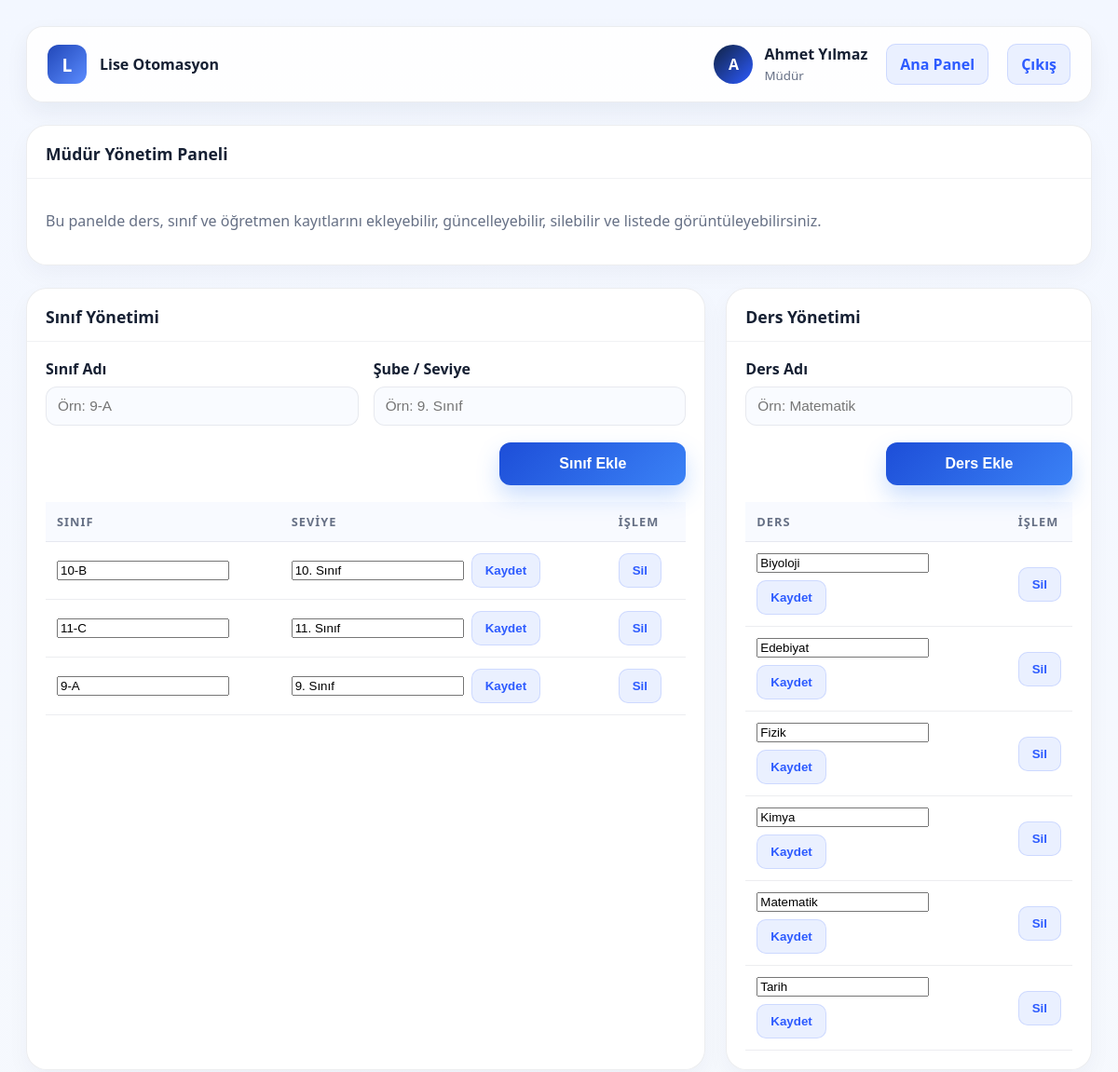
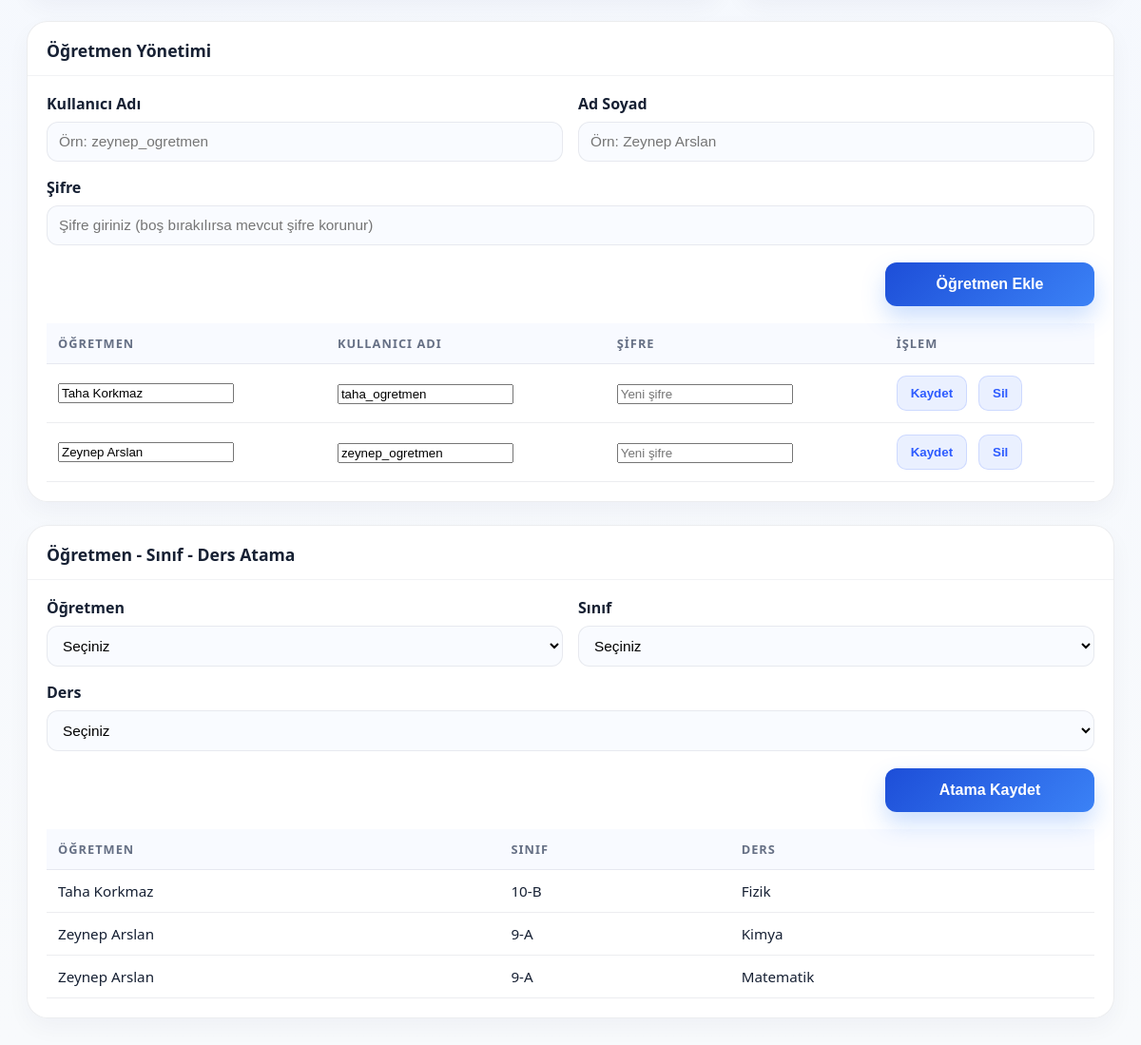
The app's page /admin_management.php (signed in) with its own data (2 pictures, top to bottom).
### tables this page shows
CREATE TABLE IF NOT EXISTS users (
    id INT AUTO_INCREMENT PRIMARY KEY,
    username VARCHAR(80) NOT NULL UNIQUE,
    password VARCHAR(255) NOT NULL,
    full_name VARCHAR(150) NOT NULL,
    role_id INT NOT NULL,
    class_id INT DEFAULT NULL,
    created_at TIMESTAMP DEFAULT CURRENT_TIMESTAMP,
    FOREIGN KEY (role_id) REFERENCES roles(id),
    FOREIGN KEY (class_id) REFERENCES classes(id)
);

CREATE TABLE IF NOT EXISTS roles (
    id INT AUTO_INCREMENT PRIMARY KEY,
    name VARCHAR(50) NOT NULL UNIQUE,
    label VARCHAR(100) NOT NULL
);

CREATE TABLE IF NOT EXISTS classes (
    id INT AUTO_INCREMENT PRIMARY KEY,
    name VARCHAR(50) NOT NULL UNIQUE,
    grade VARCHAR(20) DEFAULT NULL,
    advisor_teacher_id INT DEFAULT NULL
);

CREATE TABLE IF NOT EXISTS subjects (
    id INT AUTO_INCREMENT PRIMARY KEY,
    name VARCHAR(100) NOT NULL UNIQUE
);

CREATE TABLE IF NOT EXISTS teacher_class_subject (
    id INT AUTO_INCREMENT PRIMARY KEY,
    teacher_id INT NOT NULL,
    class_id INT NOT NULL,
    subject_id INT NOT NULL,
    UNIQUE KEY uniq_teacher_class_subject (teacher_id, class_id, subject_id),
    FOREIGN KEY (teacher_id) REFERENCES users(id),
    FOREIGN KEY (class_id) REFERENCES classes(id),
    FOREIGN KEY (subject_id) REFERENCES subjects(id)
);

### admin_management.php (the view, shortened to what the rows shown need)
<?php
require_once __DIR__ . '/includes/auth.php';
require_once __DIR__ . '/includes/functions.php';
$current = currentUser();
$currentUser = fetchOne(
    $db,
    'SELECT u.*, r.name AS role_name
     FROM users u
     INNER JOIN roles r ON r.id = u.role_id
     WHERE u.id = :id
     LIMIT 1',
    ['id' => (int) $current['id']]
);
$classes = fetchAll($db, 'SELECT * FROM classes ORDER BY name ASC');
$subjects = fetchAll($db, 'SELECT * FROM subjects ORDER BY name ASC');
$teachers = fetchAll($db, 'SELECT * FROM users WHERE role_id = (SELECT id FROM roles WHERE name = :role) ORDER BY full_name ASC', ['role' => 'teacher']);
$teacherAssignments = fetchAll($db, 'SELECT tcs.id, t.full_name AS teacher_name, c.name AS class_name, s.name AS subject_name FROM teacher_class_subject tcs INNER JOIN users t ON t.id = tcs.teacher_id INNER JOIN classes c ON c.id = tcs.class_id INNER JOIN subjects s ON s.id = tcs.subject_id ORDER BY c.name ASC, s.name ASC');
$panelTitle = ($currentUser['role_name'] === 'admin') ? 'Müdür Yönetim Paneli' : 'Müdür Yardımcısı Yönetim Paneli';
?>
<!DOCTYPE html>
<html lang="tr">
<head>
    <link rel="stylesheet" href="assets/css/style.css">
</head>
<body>
    <div class="dashboard">
        <div class="topbar">
            <div class="user-box">
                <div class="avatar"><?= htmlspecialchars(substr($currentUser['full_name'], 0, 1), ENT_QUOTES, 'UTF-8'); ?></div>
                <div class="user-meta">
                    <strong><?= htmlspecialchars($currentUser['full_name'], ENT_QUOTES, 'UTF-8'); ?></strong>
                    <small><?= htmlspecialchars(roleLabel($currentUser['role_name']), ENT_QUOTES, 'UTF-8'); ?></small>
                </div>
                <a href="dashboard.php" class="logout-btn" style="margin-left: 8px;">Ana Panel</a>
                <a href="logout.php" class="logout-btn" style="margin-left: 8px;">Çıkış</a>
            </div>
        </div>
        <div class="content">
            <div class="panel" style="margin-bottom: 24px;">
                <div class="panel-header-block">
                    <h3><?= htmlspecialchars($panelTitle, ENT_QUOTES, 'UTF-8'); ?></h3>
                </div>
            </div>
            <div class="panel-grid">
                <div class="panel">
                    <div class="panel-body">
                        <div class="table-wrap" style="margin-top: 18px;">
                            <table>
                                <thead>
                                    <tr><th>Sınıf</th><th>Seviye</th><th>İşlem</th></tr>
                                </thead>
                                <tbody>
                                    <?php foreach ($classes as $classItem): ?>
                                        <tr>
                                            <td>
                                                <form method="post" action="admin_management.php" style="display:flex; gap:8px; align-items:center; flex-wrap:wrap;">
                                                    <input type="text" name="name" value="<?= htmlspecialchars($classItem['name'], ENT_QUOTES, 'UTF-8'); ?>" required style="min-width:120px;">
                                                </form>
                                            </td>
                                            <td>
                                                <form method="post" action="admin_management.php" style="display:flex; gap:8px; align-items:center; flex-wrap:wrap;">
                                                    <input type="text" name="grade" value="<?= htmlspecialchars($classItem['grade'] ?: '', ENT_QUOTES, 'UTF-8'); ?>" style="min-width:120px;">
                                                    <button type="submit" class="logout-btn">Kaydet</button>
                                                </form>
                                            </td>
                                            <td>
                                                <form method="post" action="admin_management.php" style="display:inline;">
                                                    <button type="submit" class="logout-btn" data-confirm="Sınıfı silmek istediğinize emin misiniz?">Sil</button>
                                                </form>
                                            </td>
                                        </tr>
                                    <?php endforeach; ?>
                                </tbody>
                            </table>
                        </div>
                    </div>
                </div>
                <div class="panel">
                    <div class="panel-body">
                        <div class="table-wrap" style="margin-top: 18px;">
                            <table>
                                <thead>
                                    <tr><th>Ders</th><th>İşlem</th></tr>
                                </thead>
                                <tbody>
                                    <?php foreach ($subjects as $subject): ?>
                                        <tr>
                                            <td>
                                                <form method="post" action="admin_management.php" style="display:flex; gap:8px; align-items:center; flex-wrap:wrap;">
                                                    <input type="text" name="name" value="<?= htmlspecialchars($subject['name'], ENT_QUOTES, 'UTF-8'); ?>" required style="min-width:180px;">
                                                    <button type="submit" class="logout-btn">Kaydet</button>
                                                </form>
                                            </td>
                                            <td>
                                                <form method="post" action="admin_management.php" style="display:inline;">
                                                    <button type="submit" class="logout-btn" data-confirm="Dersi silmek istediğinize emin misiniz?">Sil</button>
                                                </form>
                                            </td>
                                        </tr>
                                    <?php endforeach; ?>
                                </tbody>
                            </table>
                        </div>
                    </div>
                </div>
            </div>
            <div class="panel" style="margin-top: 24px;">
                <div class="panel-body">
                    <div class="table-wrap" style="margin-top: 18px;">
                        <table>
                            <thead>
                                <tr><th>Öğretmen</th><th>Kullanıcı Adı</th><th>Şifre</th><th>İşlem</th></tr>
                            </thead>
                            <tbody>
                                <?php foreach ($teachers as $teacher): ?>
                                    <tr>
                                        <td>
                                            <form method="post" action="admin_management.php" style="display:flex; gap:8px; align-items:center; flex-wrap:wrap;">
                                                <input type="text" name="full_name" value="<?= htmlspecialchars($teacher['full_name'], ENT_QUOTES, 'UTF-8'); ?>" required style="min-width:160px;">
                                        </td>
                                        <td>
                                                <input type="text" name="username" value="<?= htmlspecialchars($teacher['username'], ENT_QUOTES, 'UTF-8'); ?>" required style="min-width:150px;">
                                        </td>
                                        <td>
                                                <input type="password" name="password" placeholder="Yeni şifre" style="min-width:120px;">
                                        </td>
                                        <td>
                                                <button type="submit" class="logout-btn">Kaydet</button>
                                            <form method="post" action="admin_management.php" style="display:inline; margin-left: 8px;">
                                                <button type="submit" class="logout-btn" data-confirm="Öğretmeni silmek istediğinize emin misiniz?">Sil</button>
                                            </form>
                                        </td>
                                    </tr>
                                <?php endforeach; ?>
                            </tbody>
                        </table>
                    </div>
                </div>
            </div>
            <div class="panel" style="margin-top: 24px;">
                <div class="panel-body">
                    <div class="table-wrap" style="margin-top: 18px;">
                        <table>
                            <thead>
                                <tr><th>Öğretmen</th><th>Sınıf</th><th>Ders</th></tr>
                            </thead>
                            <tbody>
                                <?php foreach ($teacherAssignments as $assignment): ?>
                                    <tr>
                                        <td><?= htmlspecialchars($assignment['teacher_name'], ENT_QUOTES, 'UTF-8'); ?></td>
                                        <td><?= htmlspecialchars($assignment['class_name'], ENT_QUOTES, 'UTF-8'); ?></td>
                                        <td><?= htmlspecialchars($assignment['subject_name'], ENT_QUOTES, 'UTF-8'); ?></td>
                                    </tr>
                                <?php endforeach; ?>
                            </tbody>
                        </table>
                    </div>
                </div>
            </div>
        </div>
    </div>
</body>
</html>

### records on screen
users: full_name "A", full_name "Ahmet Yılmaz", role.name "Müdür", role.name "Müdür Yönetim Paneli"
classes: name "10-B", grade "10. Sınıf"
classes: name "11-C", grade "11. Sınıf"
classes: name "9-A", grade "9. Sınıf"
subjects: name "Biyoloji"
subjects: name "Edebiyat"
subjects: name "Fizik"
subjects: name "Kimya"
subjects: name "Matematik"
subjects: name "Tarih"
users: full_name "Taha Korkmaz", username "taha_ogretmen"
users: full_name "Zeynep Arslan", username "zeynep_ogretmen"
teacher_class_subject: teacher.full_name "Taha Korkmaz", class.name "10-B", subject.name "Fizik"
teacher_class_subject: teacher.full_name "Zeynep Arslan", class.name "9-A", subject.name "Kimya"
teacher_class_subject: teacher.full_name "Zeynep Arslan", class.name "9-A", subject.name "Matematik"
